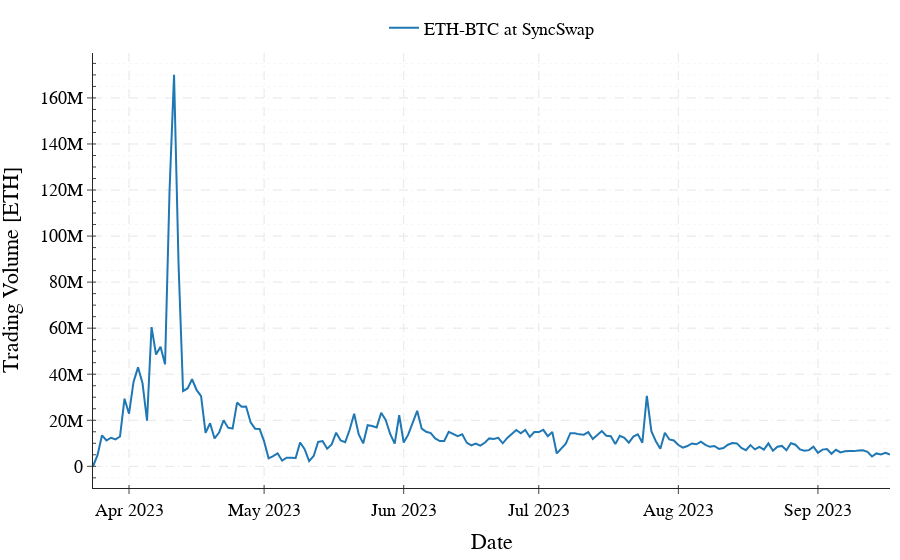

The notebook cell saved with this chart:
### Code cell
fig = go.Figure(layout=layout)

fig.add_trace(go.Scatter(x=df_per_day['timestamp'],
                            y=df_per_day2['volume_ETH'].astype(
                                float),
                            mode='lines',
                            name = 'ETH-BTC at SyncSwap'))

fig.update_layout(xaxis_title='Date',
                    yaxis_title='Trading Volume [ETH]', showlegend=True,
                    legend=dict(xanchor='center', x=0.5, y=1.10, orientation='h'),)
#fig.write_image(f"./plots/{contract_name}_{event_name}.pdf")
fig.show()

### Figure 1 — Plotly figure (JSON) as saved in the notebook; plotly's stock layout.template omitted (floating-point values rounded to 4 significant figures; data arrays with more than 128 entries replaced by an {"elided": "..."} marker saying what was removed)
{"data": [{"mode": "lines", "name": "ETH-BTC at SyncSwap", "type": "scatter", "x": {"elided": "178 str values"}, "y": {"elided": "178 float values"}}], "layout": {"font": {"color": "black", "family": "Clear Sans", "size": 18}, "legend": {"orientation": "h", "x": 0.5, "xanchor": "center", "y": 1.1}, "margin": {"b": 10, "l": 10, "r": 10, "t": 10}, "showlegend": true, "xaxis": {"griddash": "dash", "minor": {"griddash": "dot", "ticks": "inside"}, "showgrid": true, "title": {"text": "Date"}}, "yaxis": {"griddash": "dash", "minor": {"griddash": "dot", "ticks": "inside"}, "showgrid": true, "title": {"text": "Trading Volume [ETH]"}}}}
